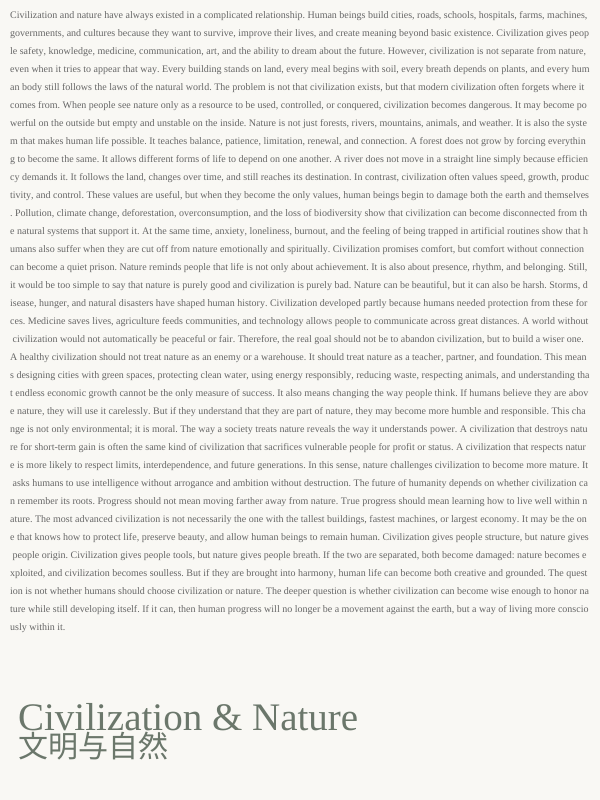
Frame 1 (no input)
Frame 60 (no input): identical to frame 1, image omitted
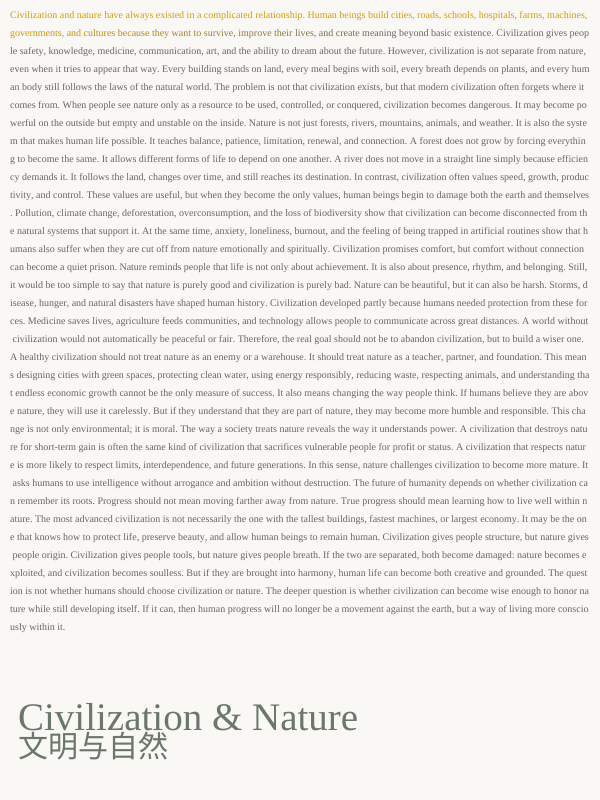
Frame 120 (the mouse pressed at the canvas centre since frame 60)

The p5.js sketch that drew these frames (run headless with seeded random() and noise() and a simulated clock; from frame 60 on, the mouse is pressed at the canvas centre):

// p5.js sketch
// ── sketch.js
// Civilization and Nature
// Montier
// May 12


//                                  GLOBAL VARIABLE AREA
//============================================================================================

// Canvas
let canvasW = 600;
let canvasH = 800;

// Split the text into characters
let chars = [];

// Dots
let dots = [];
let allCharactersAttracted = false;

// Text
let message = "Civilization and nature have always existed in a complicated relationship. Human beings build cities, roads, schools, hospitals, farms, machines, governments, and cultures because they want to survive, improve their lives, and create meaning beyond basic existence. Civilization gives people safety, knowledge, medicine, communication, art, and the ability to dream about the future. However, civilization is not separate from nature, even when it tries to appear that way. Every building stands on land, every meal begins with soil, every breath depends on plants, and every human body still follows the laws of the natural world. The problem is not that civilization exists, but that modern civilization often forgets where it comes from. When people see nature only as a resource to be used, controlled, or conquered, civilization becomes dangerous. It may become powerful on the outside but empty and unstable on the inside. Nature is not just forests, rivers, mountains, animals, and weather. It is also the system that makes human life possible. It teaches balance, patience, limitation, renewal, and connection. A forest does not grow by forcing everything to become the same. It allows different forms of life to depend on one another. A river does not move in a straight line simply because efficiency demands it. It follows the land, changes over time, and still reaches its destination. In contrast, civilization often values speed, growth, productivity, and control. These values are useful, but when they become the only values, human beings begin to damage both the earth and themselves. Pollution, climate change, deforestation, overconsumption, and the loss of biodiversity show that civilization can become disconnected from the natural systems that support it. At the same time, anxiety, loneliness, burnout, and the feeling of being trapped in artificial routines show that humans also suffer when they are cut off from nature emotionally and spiritually. Civilization promises comfort, but comfort without connection can become a quiet prison. Nature reminds people that life is not only about achievement. It is also about presence, rhythm, and belonging. Still, it would be too simple to say that nature is purely good and civilization is purely bad. Nature can be beautiful, but it can also be harsh. Storms, disease, hunger, and natural disasters have shaped human history. Civilization developed partly because humans needed protection from these forces. Medicine saves lives, agriculture feeds communities, and technology allows people to communicate across great distances. A world without civilization would not automatically be peaceful or fair. Therefore, the real goal should not be to abandon civilization, but to build a wiser one. A healthy civilization should not treat nature as an enemy or a warehouse. It should treat nature as a teacher, partner, and foundation. This means designing cities with green spaces, protecting clean water, using energy responsibly, reducing waste, respecting animals, and understanding that endless economic growth cannot be the only measure of success. It also means changing the way people think. If humans believe they are above nature, they will use it carelessly. But if they understand that they are part of nature, they may become more humble and responsible. This change is not only environmental; it is moral. The way a society treats nature reveals the way it understands power. A civilization that destroys nature for short-term gain is often the same kind of civilization that sacrifices vulnerable people for profit or status. A civilization that respects nature is more likely to respect limits, interdependence, and future generations. In this sense, nature challenges civilization to become more mature. It asks humans to use intelligence without arrogance and ambition without destruction. The future of humanity depends on whether civilization can remember its roots. Progress should not mean moving farther away from nature. True progress should mean learning how to live well within nature. The most advanced civilization is not necessarily the one with the tallest buildings, fastest machines, or largest economy. It may be the one that knows how to protect life, preserve beauty, and allow human beings to remain human. Civilization gives people structure, but nature gives people origin. Civilization gives people tools, but nature gives people breath. If the two are separated, both become damaged: nature becomes exploited, and civilization becomes soulless. But if they are brought into harmony, human life can become both creative and grounded. The question is not whether humans should choose civilization or nature. The deeper question is whether civilization can become wise enough to honor nature while still developing itself. If it can, then human progress will no longer be a movement against the earth, but a way of living more consciously within it.";
let fontSizeValue = 10;
let textColor = "#666666";
let textX = 100;
let textY = 100;

// Title
let titleEnglish = "Civilization & Nature";
let titleChinese = "文明与自然";

let titleFontEnglish = "Georgia";
let titleFontChinese = "SimSun";
let titleEnglishSize = 39;
let titleChineseSize = 30;

let titleColor = "#6b776b";
let titleX = 18; // Control the left and right positions of the title
let titleY = 700; // Control the up and down positions of the title

let titleLineSpacing = 34; // Control the distance between the two lines
let titleLetterSpacing = 0; // Control the distance between the two letters

// Stroke parameters
let textStrokeColor = "#ffffff";
let textStrokeWeightValue = 0; // There is no stroke in the initial text.

let attractedTextStrokeColor = "#111111";
let attractedTextStrokeWeightValue = 0; // There is no stroke either after being attracted.
let strokeLerpSpeed = 0.06;

// Attracted Text Color
let attractedTextColor1 = "#63a648";
let attractedTextColor2 = "#8ec492";
let attractedTextColor3 = "#e6efb3";
let colorLerpSpeed = 0.06;
let attractedTextColors = [];

// When Attract
let attractedFontSize = 22;
let sizeLerpSpeed = 0.08;

let attractionStrength = 0.08 // the larger the text, the faster it will be pulled over.
let friction = 0.6; // the smaller the text, the easier it is to slow down.

// AttractCount
let attractMinCount = 15;
let attractMaxCount = 25;

// Safety Space bettween attracted characters
let targetMinRadius = 2.5;
let targetMaxRadius = 50;
let safeDistance = 24;
let maxAttempts = 1000;

// Interaction
let spacePressed = false;
let growRate = 4;

// Leaf Wiggle
let leafSensorRadius = 70; // How close the mouse is to the charcter will effect it
let leafPushStrength = 0.65; // The intensity of the movement
let leafReturnStrength = 0.08; // Rebound strength
let leafFriction = 0.82; // Shaking attenuation speed
let leafMaxOffset = 18; //Avoid characters being thrown too far away

let previousMouseX = 0;
let previousMouseY = 0;

//=============================== Harvest / Wheat Mode =======================================
let harvestMode = false;
let harvestStartFrame = 0;

let harvestOrder = [];
let harvestSpeed = 4; //
let harvestFadeSpeed = 0.04; //

let harvestTextColor = "#D99A00"; //
let wheatStalks = [];

let wheatCountPerClick = 90; //
let wheatBaseYOffset = 40; //
let wheatGrowSpeed = 0.018;

let wheatStemColor1 = "#7FAE34";
let wheatStemColor2 = "#C9841A";
let wheatGrainColor1 = "#FFD33D";
let wheatGrainColor2 = "#E89A18";

let wheatChars = "Naturecivilizationgrowthseasonabundance"

let leftHeld = false;
let rightHeld = false;

let harvestCursor = 0; // currently how many chars are unlocked for ripening
let fallTriggerRate = 4; // every few frames, start dropping some golden chars
let fallGravity = 0.22;
let fallSideDrift = 0.35;

let wheatSpawnBaseY = 0; // where wheat grows from near the bottom


//============================================================================================

function setup() {
  let cnv = createCanvas(canvasW, canvasH);
  cnv.elt.oncontextmenu = () => false; // prevent the right-click menu from popping up.

  wheatSpawnBaseY = height;

  textFont("Georgia");
  textAlign(LEFT, TOP);

  attractedTextColors = [
    attractedTextColor1,
    attractedTextColor2,
    attractedTextColor3
  ];

  splitText();
  prepareHarvestOrder();
}

function draw() { // Fix up: Order
  background("#f9f8f4");

                  // Frame rate
  if(spacePressed == true && frameCount % growRate == 0){
    growOneTree();
  }
  
  // Draw dots and lines first
  for (let d of dots) {
    stroke("#978674");
    strokeWeight(1.5);

    line(d.x, d.y, d.x, d.y + d.lineLength);

    noStroke();
    fill("#80705f");

    ellipse(d.x, d.y, 2.5);
  }

  updateHarvestText();
  triggerGoldenCharFall();
  updateFallingChars();

  // Draw text after dots, so text stays on top
  fill(textColor);
  noStroke();
  textSize(fontSizeValue);

  for(let c of chars){
    if(c.visible == false){
      continue;
    }

    if(c.isAttracted == true){
      let dx = c.targetX - c.x;
      let dy = c.targetY - c.y;

      c.vx += dx * attractionStrength;
      c.vy += dy * attractionStrength;

      c.vx *= friction;
      c.vy *= friction;

      c.x += c.vx;
      c.y += c.vy;
    }

    c.size =  lerp(c.size, c.targetSize, sizeLerpSpeed);

    c.currentColor = lerpColor( // it means: current color -> slowly attracted -> target color
      color(c.currentColor),
      color(c.targetColor),
      colorLerpSpeed
    );

    c.currentStrokeColor = lerpColor(
      color(c.currentStrokeColor),
      color(c.targetStrokeColor),
      strokeLerpSpeed
    );

    c.currentStrokeWeight = lerp(
      c.currentStrokeWeight,
      c.targetStrokeWeight,
      strokeLerpSpeed
    );

    let displayColor;

    if(c.isAttracted == true){
      // Forest system characters stay as green leaves
      displayColor = color(c.currentColor);
    }
    else{
      // Only non-forest characters can ripen into golden color
      displayColor = lerpColor(
        color(c.currentColor),
        color(harvestTextColor),
        c.harvestProgress || 0
      );
    }

    fill(displayColor);

    if(c.currentStrokeWeight <= 0.001){ 
      noStroke();
    }
    // here is very important because sometimes you will still see that there is something at the edge
    // so the best way is when the thickness is 0, just noStroke().
    else{
      stroke(c.currentStrokeColor);
      strokeWeight(c.currentStrokeWeight);
    }

    if(c.isFalling == false){
      updateLeafWiggle(c);
    }

    textSize(c.size);
    text(c.char, c.x + c.leafOffsetX, c.y + c.leafOffsetY);

  }

  // Draw wheat after text, so wheat appears above the article
  updateAndDrawWheat();

  // Draw title last, so the title stays clear
  drawTitle();

  previousMouseX = mouseX;
  previousMouseY = mouseY;
}

function growOneTree(){
  if(allCharactersAttracted == true){
    return;
  }


  let availableChars = [];


  // Find characters that can still become leaves in the forest system
  for(let c of chars){
    if(
      c.isAttracted == false &&
      c.isGolden == false &&
      c.isFalling == false &&
      c.visible == true &&
      c.char !== " "
    ){
      availableChars.push(c);
    }
  }


  // If there are no available characters, do not grow an empty tree trunk
  if(availableChars.length === 0){
    return;
  }


  // New Dot
  let newDot = {
    x: random(10, canvasW - 10),
    y: random(10, canvasH - 50),
    lineLength: random(70, 100)
  };


  dots.push(newDot);


  shuffle(availableChars, true);


  let attractCount = floor(random(attractMinCount, attractMaxCount + 1));
  attractCount = min(attractCount, availableChars.length);


  let targetPositions = [];


  for(let i = 0; i < attractCount; i++){
    let c = availableChars[i];


    let foundSafePosition = false;
    let attempts = 0;


    while(foundSafePosition == false && attempts < maxAttempts){
      let angle = random(TWO_PI);
      let radius = random(targetMinRadius, targetMaxRadius);
      let newX = newDot.x + cos(angle) * radius;
      let newY = newDot.y + sin(angle) * radius;


      let isSafe = true;


      for(let p of targetPositions){
        let distanceToOther = dist(newX, newY, p.x, p.y);


        if(distanceToOther < safeDistance){
          isSafe = false;
          break;
        }
      }


      if(isSafe == true){
        c.targetX = newX;
        c.targetY = newY;


        targetPositions.push({
          x: newX,
          y: newY
        });


        foundSafePosition = true;
      }


      attempts++;
    }


    if(foundSafePosition == false){
      let angle = random(TWO_PI);
      let radius = random(targetMinRadius, targetMaxRadius);
      c.targetX = newDot.x + cos(angle) * radius;
      c.targetY = newDot.y + sin(angle) * radius;
    }

    c.targetSize = attractedFontSize;
    c.targetColor = random(attractedTextColors);
    c.targetStrokeColor = attractedTextStrokeColor;
    c.targetStrokeWeight = attractedTextStrokeWeightValue;

    // Once it enters the forest system,
    // it should no longer belong to the wheat system.
    c.harvestProgress = 0;
    c.isGolden = false;
    c.isFalling = false;

    c.isAttracted = true;

  }


  checkAllCharacters();
}

function splitText(){
  textSize(fontSizeValue);

  let marginLeft = 10;
  let marginRight = 10;
  let marginTop = 10;
  let marginBottom = 10;

  let x = marginLeft;
  let y = marginTop;

  let lineSpacing = 8;
  let lineHeight = fontSizeValue + lineSpacing;

  let maxWidth = width - marginLeft - marginRight;

  
  for(let i = 0; i < message.length; i++){
    let ch = message[i];
    let w = textWidth(ch);
    
    // Automatic line change
    if(x + w > marginLeft + maxWidth){
      x = marginLeft
      y += lineHeight;
    }

    if(y > height - marginBottom){
      break;
    }

    chars.push({
      char: ch,
      x: x,
      y: y,
      originalX: x,
      originalY: y,

      vx: 0, // horizontal velocity
      vy: 0, // vertical velocity

      harvestProgress: 0,
      
      isGolden: false,
      isFalling: false,
      hasFallenAway: false,
      visible: true,
      fallVX: 0,
      fallVY: 0,

      leafOffsetX: 0,
      leafOffsetY: 0,
      leafVX: 0,
      leafVY: 0,

      targetX: x,
      targetY: y,

      size: fontSizeValue,
      targetSize: fontSizeValue,

      currentColor: textColor,
      targetColor: textColor,
      
      currentStrokeColor: textStrokeColor,
      targetStrokeColor: textStrokeColor,

      currentStrokeWeight: textStrokeWeightValue,
      targetStrokeWeight: textStrokeWeightValue,
      
      isAttracted: false
    });

    x += w;
  }
}

function checkAllCharacters(){
  let remainingCharacters = 0;

  for(let c of chars){
    if(
      c.isAttracted == false &&
      c.isGolden == false &&
      c.isFalling == false &&
      c.visible == true &&
      c.char !== " "
    ){
      remainingCharacters++;
    }
  }

  if(remainingCharacters == 0){
    allCharactersAttracted = true;
  }
  else{
    allCharactersAttracted = false;
  }
}

function updateLeafWiggle(c){
  // Only the characters who are attracted shake like leaves.
  if(c.isAttracted == false){
    return;
  }

  // Mouse movement speed
  let mouseVX = mouseX - previousMouseX;
  let mouseVY = mouseY - previousMouseY;
  let mouseSpeed = dist(mouseX, mouseY, previousMouseX, previousMouseY);

  // The actual display position of the character
  let displayX = c.x + c.leafOffsetX;
  let displayY = c.y + c.leafOffsetY;

  let d = dist(mouseX, mouseY, displayX, displayY);

  // The mouse is within the range of influence.
  if(d < leafSensorRadius){
    let influence = map(d, 0, leafSensorRadius, 1, 0);
    influence = constrain(influence, 0, 1);

    // The faster the mouse moves, the more obvious the movement will be.
    let speedFacter = constrain(mouseSpeed / 20, 0, 1.5);

    // The direction of pushing outward from the mouse
    let awayX = displayX - mouseX;
    let awayY = displayY - mouseY;
    
    let mag = sqrt(awayX * awayX + awayY * awayY);

    if(mag > 0){
      awayX /= mag;
      awayY /= mag;
    }

    // Add a little movement direction of the mouse to make it look like
    // it's really swept by a hand
    c.leafVX += (awayX * leafPushStrength + mouseVX * 0.08) * influence * speedFacter;
    c.leafVY += (awayY * leafPushStrength + mouseVY * 0.08) * influence * speedFacter;
  }

  // Rebound: let the leaves slowly return to their original position.
  c.leafVX +=  -c.leafOffsetX * leafReturnStrength;
  c.leafVY +=  -c.leafOffsetY * leafReturnStrength;

  // Friction: Let the shaking gradually stop.
  c.leafVX *= leafFriction;
  c.leafVY *= leafFriction;

  c.leafOffsetX += c.leafVX;
  c.leafOffsetY += c.leafVY;

  // Limit the maximum offset to prevent moving so far.
  c.leafOffsetX = constrain(c.leafOffsetX, -leafMaxOffset, leafMaxOffset);
  c.leafOffsetY = constrain(c.leafOffsetY, -leafMaxOffset, leafMaxOffset);

}

function prepareHarvestOrder(){
  harvestOrder = [...chars];

  harvestOrder.sort((a, b) => {
    let ay = a.originalY ?? a.y;
    let by = b.originalY ?? b.y;
    let ax = a.originalX ?? a.x;
    let bx = b.originalX ?? b.x;

    // if the y gap is obvious, sort by row first.
    if (abs(ay - by) > fontSizeValue * 0.7){
      return ay - by;
    }

    // in the same line, from left to right
    return ax - bx;
  });

  for (let i = 0; i < harvestOrder.length; i++){
    harvestOrder[i].harvestIndex = i;
  }
}


function startHarvest(){
  harvestMode = true;
  harvestStartFrame = frameCount;

  // Reset the text maturity state
  for(let c of chars){
    c.harvestProgress = 0;
  }

  // Empty the old wheat ears and then generate the new one
  wheatStalks = [];
  createWheatField();
}

function updateHarvestText(){
  if(leftHeld){
    harvestCursor = min(harvestOrder.length, harvestCursor + harvestSpeed);
  }

  for(let i = 0; i < harvestOrder.length; i++){
    let c = harvestOrder[i];

    // Characters that already belong to the forest system
    // should not be affected by the wheat system.
    if(
      c.isAttracted == true ||
      c.visible == false ||
      c.isFalling == true ||
      c.hasFallenAway == true ||
      c.char === " "
    ){
      continue;
    }

    if(i < harvestCursor){
      c.harvestProgress = min(1, c.harvestProgress + harvestFadeSpeed);
    }

    if(c.harvestProgress >= 0.999){
      c.harvestProgress = 1;
      c.isGolden = true;
    }
  }
}


function triggerGoldenCharFall(){
  if(!rightHeld){
    return;
  }

  if(frameCount % fallTriggerRate !== 0){
    return;
  }

  let candidates = [];

  for(let c of chars){
    if(
      c.isGolden == true &&
      c.isAttracted == false &&
      c.isFalling == false &&
      c.hasFallenAway == false &&
      c.visible == true &&
      c.char !== " "
    ){
      candidates.push(c);
    }
  }

  if(candidates.length > 0){
    let c = random(candidates);
    c.isFalling = true;
    c.fallVX = random(-fallSideDrift, fallSideDrift);
    c.fallVY = random(1.2, 2.6);
  }
}

function updateFallingChars(){
  for(let c of chars){
    if(c.isFalling){
      c.fallVY += fallGravity;
      c.x += c.fallVX;
      c.y += c.fallVY;

      // falling chars should no longer wiggle like leaves
      c.leafOffsetX = 0;
      c.leafOffsetY = 0;
      c.leafVX = 0;
      c.leafVY = 0;

      // When the character disappears from the bottom, 
      // grow wheat from the same ground line.
      if(c.y + c.size >= wheatSpawnBaseY){
        let landingX = c.x;

        c.isFalling = false;
        c.hasFallenAway = true;
        c.visible = false;

        spawnWheatAt(landingX, wheatSpawnBaseY);
      }
    }
  }
}

function spawnWheatAt(x, baseY){
  if(baseY === undefined || isNaN(baseY)){
    baseY = height;
  }

  let safeX = constrain(x, 15, width - 15);
  wheatStalks.push(new WheatStalk(safeX, baseY));
}


function createWheatField(){
  let baseY = height - wheatBaseYOffset;

  for(let i = 0; i < wheatCountPerClick; i++){
    let x = random(width * 0.08, width * 0.92);
    wheatStalks.push(new WheatStalk(x, baseY));
  }
}

function updateAndDrawWheat(){
  for(let w of wheatStalks){
    w.update();
    w.display();
  }
}

class WheatStalk {
  constructor(x, baseY){
    if(baseY === undefined || isNaN(baseY)){
      baseY = height;
    }
  
    this.x = x;
    this.baseY = baseY;  

    this.h = random(180, 430);
    this.lean = random(-45, 45);
    this.grow = 0;

    this.seed = random(1000);
    this.side = random([-1, 1]);

    this.headLength = random(45, 95);
    this.grainCount = int(random(12, 26));

    this.stemWeight = random(0.5, 1.3);
    this.stemAlpha = random(100, 210);

    this.stemColor = random(attractedTextColors);
    this.grainColor = random() < 0.5 ? wheatGrainColor1 : wheatGrainColor2;


    this.headAngle = random(-0.15, 0.15) + this.side * random(0.25, 0.55);

    // Pre-generate grains so they do not flicker every frame
    this.grains = [];

    for(let i = 0; i < this.grainCount; i++){
      let t = i / this.grainCount;

      this.grains.push({
        t: t,
        ch: wheatChars.charAt(int(random(wheatChars.length))),
        offsetX: random(-5, 5),
        offsetY: random(-4, 4),
        spread: sin(t * PI) * random(8, 22),
        size: random(7, 14),
        rotation: random(-0.7, 0.7),
        alpha: map(t, 0, 1, 230, 90)
      });
    }
  }

  update(){
    this.grow = min(1, this.grow + wheatGrowSpeed);
  }

  display(){
    push();

    let g = easeOutCubic(this.grow);

    // Gentle natural sway
    let sway = sin(frameCount * 0.025 + this.seed) * 7;

    let topX = this.x + (this.lean + sway) * g;
    let topY = this.baseY - this.h * g;

    // Draw stem
    let stemCol = color(this.stemColor);
    stemCol.setAlpha(this.stemAlpha);

    stroke(stemCol);
    strokeWeight(this.stemWeight);
    noFill();

    bezier(
      this.x,
      this.baseY,
      this.x + this.lean * 0.15,
      this.baseY - this.h * 0.35 * g,
      this.x + this.lean * 0.55,
      this.baseY - this.h * 0.7 * g,
      topX,
      topY
    );

    // Draw wheat head after the stem grows halfway
    if(this.grow > 0.45){
      let headGrow = map(this.grow, 0.45, 1, 0, 1);
      headGrow = constrain(headGrow, 0, 1);
      headGrow = easeOutCubic(headGrow);

      this.drawHead(topX, topY, headGrow);
    }

    pop();
  }

  drawHead(topX, topY, headGrow){
    noStroke();
    textAlign(CENTER, CENTER);
    textFont("Georgia");

    for(let grain of this.grains){
      // Let grains appear gradually from bottom to top
      let appear = map(headGrow - grain.t, 0, 0.35, 0, 1);
      appear = constrain(appear, 0, 1);

      if(appear <= 0){
        continue;
      }

      let t = grain.t;

      let distance = this.headLength * t;
      let gx = topX + cos(this.headAngle) * distance;
      let gy = topY + sin(this.headAngle) * distance + t * 35;

      gx += grain.offsetX;
      gy += grain.offsetY;

      // Side spread makes the head look like a real wheat ear
      gx += this.side * grain.spread;

      let grainCol = color(this.grainColor);
      grainCol.setAlpha(grain.alpha * appear);

      fill(grainCol);
      textSize(grain.size * appear);

      push();
      translate(gx, gy);
      rotate(this.headAngle + grain.rotation);
      text(grain.ch, 0, 0);
      pop();
    }
  }
}

function easeOutCubic(x){
  return 1 - pow(1 - x, 3);
}

function drawTitle(){
  push();
  
  textAlign(LEFT, TOP);
  fill(titleColor);
  noStroke();

  // English title
  textFont(titleFontEnglish);
  textSize(titleEnglishSize);
  text(titleEnglish, titleX, titleY);


  // Chinese title
  textFont(titleFontChinese);
  textSize(titleChineseSize);
  text(titleChinese, titleX, titleY + titleLineSpacing);

  pop();
}

function mousePressed(){
  if(mouseButton === LEFT){
    leftHeld = true;
    harvestMode = true;
  }

  if(mouseButton === RIGHT){
    rightHeld = true;
  }

  return false;
}

function mouseReleased(){
  if(mouseButton === LEFT){
    leftHeld = false;
  }

  if(mouseButton === RIGHT){
    rightHeld = false;
  }

  return false;
}

function keyPressed(){
  if(key ===" " && spacePressed === false){
    spacePressed = true;

    // Press the space once to grow a tree immediately.
    growOneTree();

    return false; // Prevent the webpage from scrolling because of the space.
  }
}

function keyReleased(){
  if(key === " "){
    spacePressed = false;
    return false;
  }
}
